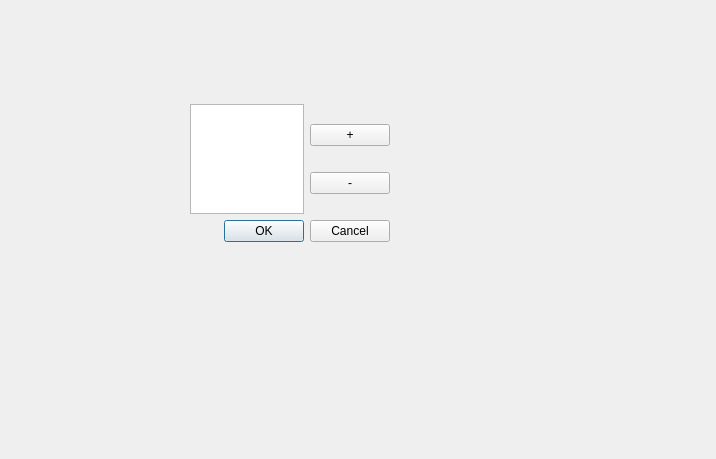
<?xml version="1.0" encoding="UTF-8"?>
<ui version="4.0">
 <class>Dialog</class>
 <widget class="QDialog" name="Dialog">
  <property name="geometry">
   <rect>
    <x>0</x>
    <y>0</y>
    <width>716</width>
    <height>459</height>
   </rect>
  </property>
  <property name="windowTitle">
   <string>创建物料需求</string>
  </property>
  <widget class="QWidget" name="verticalLayoutWidget">
   <property name="geometry">
    <rect>
     <x>190</x>
     <y>100</y>
     <width>200</width>
     <height>142</height>
    </rect>
   </property>
   <layout class="QVBoxLayout" name="v1_layout">
    <item>
     <layout class="QFormLayout" name="f2_layout">
      <property name="leftMargin">
       <number>2</number>
      </property>
      <property name="topMargin">
       <number>2</number>
      </property>
      <property name="rightMargin">
       <number>2</number>
      </property>
      <property name="bottomMargin">
       <number>2</number>
      </property>
     </layout>
    </item>
    <item>
     <layout class="QHBoxLayout" name="h2_layout">
      <item>
       <widget class="QTableView" name="dataTableView"/>
      </item>
      <item>
       <layout class="QVBoxLayout" name="v3_layout">
        <item>
         <widget class="QPushButton" name="addItemButton">
          <property name="sizePolicy">
           <sizepolicy hsizetype="Minimum" vsizetype="Fixed">
            <horstretch>0</horstretch>
            <verstretch>0</verstretch>
           </sizepolicy>
          </property>
          <property name="text">
           <string>+</string>
          </property>
         </widget>
        </item>
        <item>
         <widget class="QPushButton" name="removeItemButton">
          <property name="text">
           <string>-</string>
          </property>
         </widget>
        </item>
       </layout>
      </item>
     </layout>
    </item>
    <item>
     <widget class="QDialogButtonBox" name="buttonBox">
      <property name="orientation">
       <enum>Qt::Horizontal</enum>
      </property>
      <property name="standardButtons">
       <set>QDialogButtonBox::Cancel|QDialogButtonBox::Ok</set>
      </property>
     </widget>
    </item>
   </layout>
  </widget>
 </widget>
 <resources/>
 <connections>
  <connection>
   <sender>buttonBox</sender>
   <signal>accepted()</signal>
   <receiver>Dialog</receiver>
   <slot>accept()</slot>
   <hints>
    <hint type="sourcelabel">
     <x>248</x>
     <y>254</y>
    </hint>
    <hint type="destinationlabel">
     <x>157</x>
     <y>274</y>
    </hint>
   </hints>
  </connection>
  <connection>
   <sender>buttonBox</sender>
   <signal>rejected()</signal>
   <receiver>Dialog</receiver>
   <slot>reject()</slot>
   <hints>
    <hint type="sourcelabel">
     <x>316</x>
     <y>260</y>
    </hint>
    <hint type="destinationlabel">
     <x>286</x>
     <y>274</y>
    </hint>
   </hints>
  </connection>
 </connections>
</ui>
